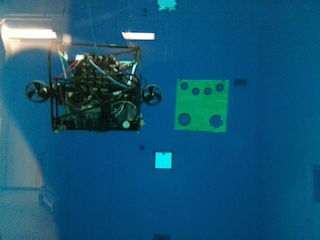
#> input picture bbauv/robosub 2014/techtank.jpg, 320 x 240 px
$ python -i frontCommsVision.py   (imports and definitions only)
#> lines starting #> are read from the running program, lines starting #| are printed output that depends on the picture; after the words box and inside, x2 and y2 are one past the last pixel; in counts of white or black regions, pixels touching at a corner belong together
#> further down, picture is the input picture: shape (240, 320, 3); mean B, G, R 118.6, 86.4, 19.7
'''
Common methods for front camera vision
'''

import cv2
import math
import numpy

class FrontCommsVision():
    screen = { 'width': 640, 'height': 480 }
    minContourArea = 5000

    # For morphological operations
    # [120 lines left out: functions erodeAndDilateImg, preprocessImg, findAndSortContours, drawCenterRect, centroidInCenterRect, normaliseImg and 2 more, not called in this run]

    @staticmethod
    def illuminanceMask(img):
        ''' Trying to remove illuminance '''
        grayImg = cv2.cvtColor(img, cv2.COLOR_BGR2GRAY)
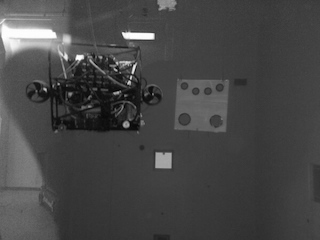
#> grayImg: shape (240, 320); min 1, max 254, mean 70.1
        grayImg = cv2.equalizeHist(grayImg)
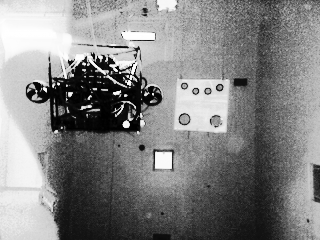
#> grayImg: shape (240, 320); min 0, max 255, mean 130.9
        return cv2.threshold(grayImg, 200, 255, cv2.THRESH_BINARY)[1]
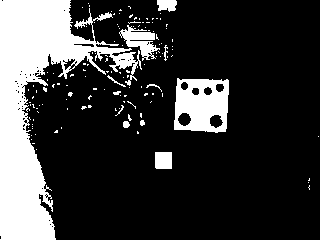
#> returned value: shape (240, 320); 21.8% white; 136 white regions (124 under 20 px), largest, box (x1, y1, x2, y2) and area: (0, 0, 142, 240) 12737, (174, 78, 229, 133) 2287, (119, 25, 160, 61) 624

>>> import cv2
>>> picture = cv2.imread('../techtank.jpg')
>>> result = FrontCommsVision().illuminanceMask(picture)
